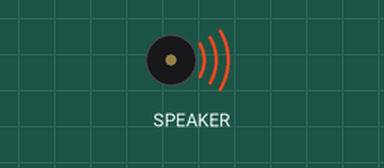
Simulated run of this program. Board: Circuit Playground running CircuitPython. Parts: buzzer (waves = sounding). Audio playback is drawn as a buzzer. At 1.0 s the program ends and the board releases its pins; the recording ends there.

Above: at 0.1 s.
Timing chart, 0 to 1.0 s (numbered marks = the images above):
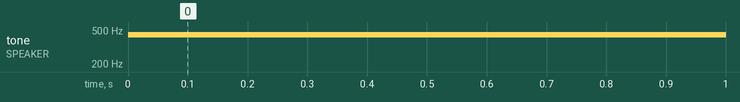

Measured:
- by itself, tone on SPEAKER: silent → 440 Hz at 0.00 s

The program:

code.py
```python
#import libraries
import time
import board
from adafruit_circuitplayground import cp

#set up
#no set up required when using the cp library

#loop
#a loop is too annoying to use with an audio file.
cp.play_file("yikes.wav")
```
